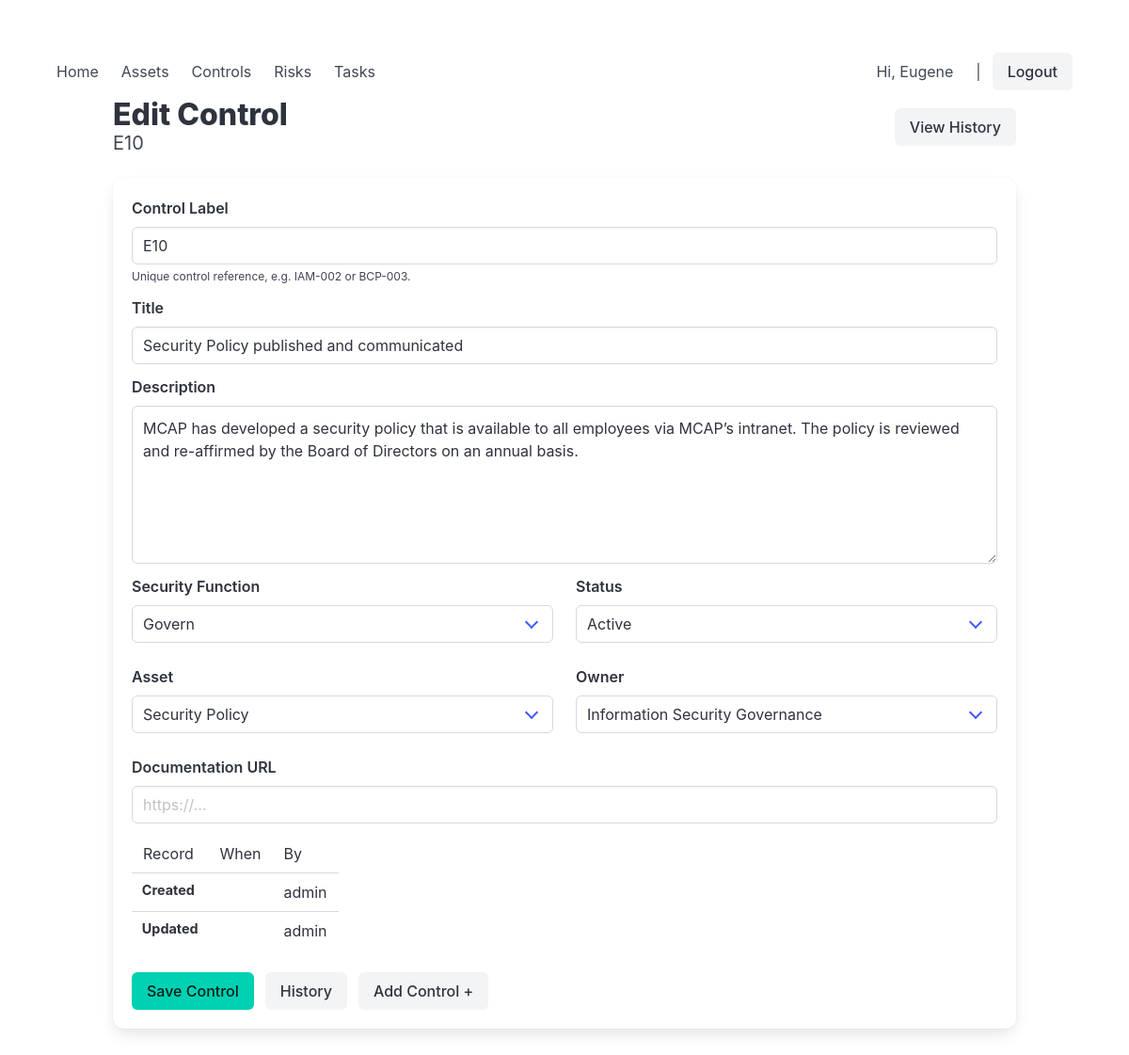
Page /car/control/1/edit/ (signed in) on the committed database.
### car/models.py (models this page shows, shortened)
class TimestampedModel(models.Model):
    created_at = models.DateTimeField(auto_now_add=True)
    updated_at = models.DateTimeField(auto_now=True)
    created_by = models.ForeignKey(
        settings.AUTH_USER_MODEL,
        null=True,
        blank=True,
        on_delete=models.SET_NULL,
        related_name="%(class)s_created",
        editable=False,
    )
    updated_by = models.ForeignKey(
        settings.AUTH_USER_MODEL,
        null=True,
        blank=True,
        on_delete=models.SET_NULL,
        related_name="%(class)s_updated",
        editable=False,
    )
    updated_by_username = models.CharField(
        max_length=150,
        blank=True,
        editable=False,
    )
    class Meta:
        abstract = True

class Control(TimestampedModel):
    control_label = models.CharField(max_length=50, unique=True,
        help_text="Control code/label for reference in documents. I.e. IAM-002, BCP-003"
    )
    title = models.CharField(max_length=200,blank=True, help_text="Control title (optional)")
    description = models.TextField(help_text="Control description")
    sec_function = models.CharField(max_length=10,
        choices=SecurityFunction.choices,
    )
    asset = models.ForeignKey(Asset,related_name="controls",on_delete=models.PROTECT,blank=True,null=True)
    owner = models.ForeignKey(Owner,related_name="controls",on_delete=models.PROTECT,blank=True,null=True)
    status = models.CharField(max_length=10, choices=ControlStatus.choices, default=ControlStatus.ACTIVE)
    documentation_url = models.URLField(blank=True, help_text="URL to external control documentation.")
    history = HistoricalRecords()

### car/views.py (the view)
# urls.py: path("control/<int:pk>/edit/", views.control_edit, name="control_edit"),
def control_edit(request, pk=0):
    if pk == 0:
        control = Control()
        control.owner = Owner.objects.filter(
            ownermembership__user=request.user,
            ).first()
    else:
        control = get_object_or_404(Control, pk=pk)
    if request.method == 'POST':
        form = ControlForm(request.POST, instance=control, user=request.user)
        if form.is_valid():
            control.save(user=request.user)  # Saves to the Control model
            return HttpResponseRedirect( f"/car/control/", preserve_request=False)
    else:
        form = ControlForm(instance=control, user=request.user)
        context = {"control": control, "form": form}
        return render(request, "car/control_edit.html", context)

### car/models.py (called while the page is built)
    def __str__(self):
        return self.name

    def __str__(self):
        return self.name

### car/templates/car/control_edit.html (shortened to what this page needs)
{% extends "car/base.html" %}
{% block content %}
{% load static %}
<div class="container">
    <div class="level mb-5">
        <div class="level-left">
            <div>
                <h1 class="title">
                    Edit Control
                </h1>
                <p class="subtitle">
                    {{ control.control_label }}
                </p>
            </div>
        </div>
		{% if control.pk %}
			<div class="level-right">
				<a
					href="{% url 'control_history' control.pk %}"
					class="button is-light"
				>
					View History
				</a>
			</div>
		{% endif %}
    </div>
    <div class="box">
        <form method="post">
            <div class="field">
                <label
                    class="label"
                    for="{{ form.control_label.id_for_label }}"
                >
                    Control Label
                </label>
                <div class="control">
                    {{ form.control_label }}
                </div>
                {% if form.control_label.help_text %}
                    <p class="help">
                        {{ form.control_label.help_text }}
                    </p>
                {% endif %}
            </div>
            <div class="field">
                <label
                    class="label"
                    for="{{ form.title.id_for_label }}"
                >
                    Title
                </label>
                <div class="control">
                    {{ form.title }}
                </div>
            </div>
            <div class="field">
                <label
                    class="label"
                    for="{{ form.description.id_for_label }}"
                >
                    Description
                </label>
                <div class="control">
                    {{ form.description }}
                </div>
            </div>
            <div class="columns">
                <div class="column">
                    <div class="field">
                        <label class="label">
                            Security Function
                        </label>
                        <div class="control">
                            <div class="select is-fullwidth">
                                {{ form.sec_function }}
                            </div>
                        </div>
                    </div>
                </div>
                <div class="column">
                    <div class="field">
                        <label class="label">
                            Status
                        </label>
                        <div class="control">
                            <div class="select is-fullwidth">
                                {{ form.status }}
                            </div>
                        </div>
                    </div>
                </div>
            </div>
            <div class="columns">
                <div class="column">
                    <div class="field">
                        <label class="label">
                            Asset
                        </label>
                        <div class="control">
                            <div class="select is-fullwidth">
                                {{ form.asset }}
                            </div>
                        </div>
                    </div>
                </div>
                <div class="column">
                    <div class="field">
                        <label class="label">
                            Owner
                        </label>
                        <div class="control">
                            <div class="select is-fullwidth">
                                {{ form.owner }}
                            </div>
                        </div>
                    </div>
                </div>
            </div>
            <div class="field">
                <label class="label">
                    Documentation URL
                </label>
                <div class="control">
                    {{ form.documentation_url }}
                </div>
            </div>
    <table class="table">
      <tr class="thead">
        <td>Record</td><td>When</td><td>By</td>
      </tr>
      <tr>
        <td class="caption">Created</td><td>{{ contrl.created_at }}</td>
        <td>{{ contrl.created_by|default:"admin" }}</td>
      </tr>
      <tr>
        <td class="caption">Updated</td><td>{{ contrl.updated_at }}</td>
        <td>{{ contrl.updated_by|default:"admin" }}</td>
      </tr>
    </table>
            <div class="field is-grouped mt-5">
                <div class="control">
                    <button
                        type="submit"
                        class="button is-primary"
                    >
                        Save Control
                    </button>
                </div>
				{% if control.pk %}
					<div class="control">
						<a
							href="{% url 'control_history' control.pk %}"
							class="button is-light"
						>
							History
						</a>
					</div>
				{% endif %}
				<div class="control"><a href="{% url 'control_edit' 0 %}"><span title="Add new Control" class="button is-light">Add Control +</span></a></div>
            </div>
        </form>
    </div>
</div>
{% endblock %}

### car/templates/car/base.html (shortened to what this page needs)
<!DOCTYPE html>
{% load static %}
<html lang="en">
  <head>
    <link rel="stylesheet" href="https://cdn.jsdelivr.net/npm/bulma@1.0.4/css/bulma.min.css">
  </head>
  <body class="section">
    <nav class="navbar" role="navigation" aria-label="main navigation">
      <div id="mainNavbar" class="navbar-menu">
        <div class="navbar-start">
          <a class="navbar-item" href="{% url 'main' %}">Home</a>
          <a class="navbar-item" href="{% url 'asset_list' %}">Assets</a>
          <a class="navbar-item" href="{% url 'control_list' %}">Controls</a>
          <a class="navbar-item" href="">Risks</a>
          <a class="navbar-item" href="">Tasks</a>
        </div>
        <div class="navbar-end">
          <div class="navbar-item">
            <div class="buttons">
              {% if user.is_authenticated %}
                <a class="navbar-item">Hi, {{ user.first_name }}</a> |
                <a class="button is-light" hx-post="{% url 'logout' %}">Logout</a>
              {% else %}
                <a class="button is-primary" hx-post="{% url 'login' %}">Login</a>
              {% endif %}
            </div>
          </div>
        </div>
      </div>
    </nav>
    {% block content %}{% endblock %}
  </body>
</html>

### car/templates/car/base.html (style rules this page uses)
.caption { font-size: 0.9em; color: gray; font-weight: bold; }

### rows in the picture
Control: control_label "E10", title "Security Policy published and communicated", description "MCAP has developed a security policy that is available to all employees via MCAP’s intranet. The policy is reviewed and re-affirmed by the Board of Directors on an annual basis.", sec_function "Govern", status "Active", asset "Security Policy", owner "Information Security Governance"

### other values in the picture
{{ user.first_name }} "Eugene"
{{ contrl.created_by|default:"admin" }} "admin"
{{ contrl.updated_by|default:"admin" }} "admin"
